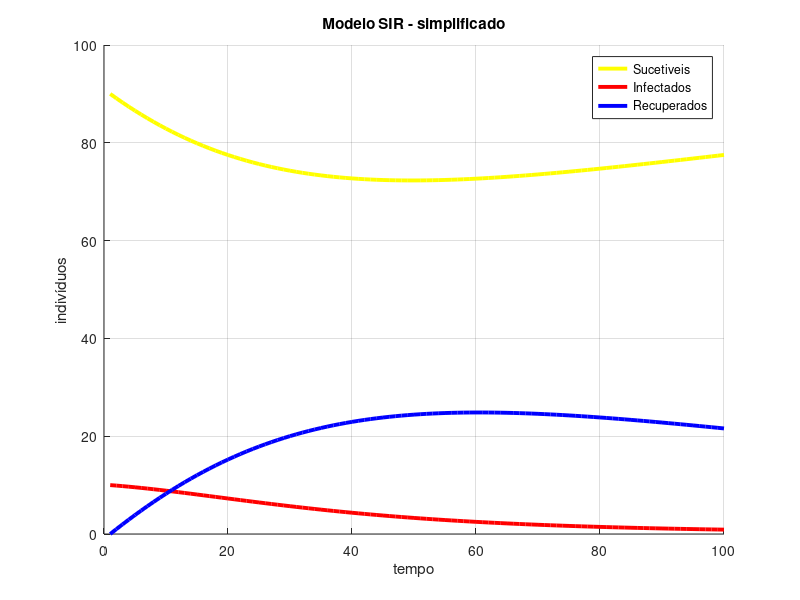

MATLAB code for this plot:
clear; close all;clc

function [S_variacao, I_variacao, R_variacao] = progredir(S, I, R, beta, gama, epsolon)
	
	% função 'passo' para variar os valores de S, I e R.

	N = S+I+R;
	
	S_variacao = -beta*S*I/N + epsolon*R;				
	I_variacao = beta*S*I/N - gama*I;
	R_variacao = gama*I - epsolon*R;
	
endfunction

function plotSIR(S, I, R, N, num_interacoes)

	% função para plotar a série temporal da resolução da EDO.
	
	t = [1:1:num_interacoes];
	
	hold on
	
	plot(t, S, 'y-', 'linewidth', 2.8)
	plot(t, I, 'r-', 'linewidth', 2.8)
	plot(t, R, 'b-', 'linewidth', 2.8)
	grid()
	title('Modelo SIR - simplificado');
	xlabel('tempo');
	ylabel('indivíduos');
	legend('Sucetiveis', 'Infectados', 'Recuperados');
	axis([0, num_interacoes, 0, N]);
	
	hold off
	
endfunction


% MAIN
% Declarando variáveis

num_interacoes = 100;
 
N = 100; % número de indivíduos inicial N = S + I + R 
S = zeros(num_interacoes,1); % succetíveis
I = zeros(num_interacoes,1); % infectados
R = zeros(num_interacoes,1); % recuperados

S(1) = 90; % número inicial de indivíduos succetíveis
I(1) = N - S(1); % número inicial de indivíduos infectados
R(1) = 0; % número inicial de indivíduos recuperados

printf("População sucetivel inicial: %d indivíduos\n", S(1)); 
printf("População infectada inicial: %d indivíduos\n", I(1));
printf("População recuperada inicial: %d indivíduos\n", R(1)); 


passo = 0.1;
beta = 1; % taxa média de contato entre indivíduos (infecciosidade)
gama = 1; % taxa de recuperação
epsolon = 0.1; % taxa de retorno a succetibilidade

for i=2 : num_interacoes
	
	[S_variacao I_variacao R_variacao] = progredir(S(i-1), I(i-1), R(i-1), beta, gama, epsolon);
	
	% adicionando mais um termo na série temporal de S, I e R

	S(i) = S(i-1) + passo * S_variacao; 
	I(i) = I(i-1) + passo * I_variacao;
	R(i) = R(i-1) + passo * R_variacao;
	
endfor

% plotando o gŕafico da série temporal de S, I e R

plotSIR(S, I, R, N, num_interacoes);